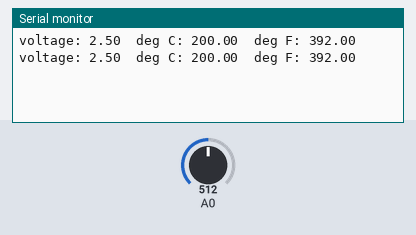
Bench run of a sketch on a simulated Arduino Leonardo, built with avr-gcc and run on an emulated ATmega32U4. Parts: the last lines printed to the serial monitor. Inputs (shaded band) come from the test bench; at power-on: A0 = 512.

Above: at 2.8 s.
2.9 s: A0 set to 716
At 4.5 s:
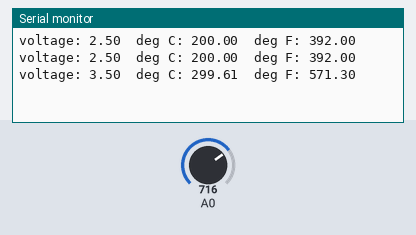
5.6 s: A0 set to 900
At 7.3 s:
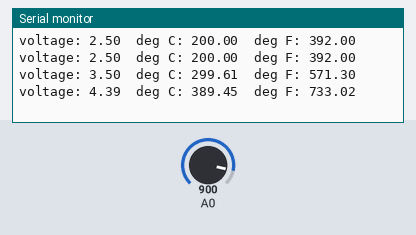
Timing chart, 0 to 8.8 s (numbered marks = the images above; inputs shaded):
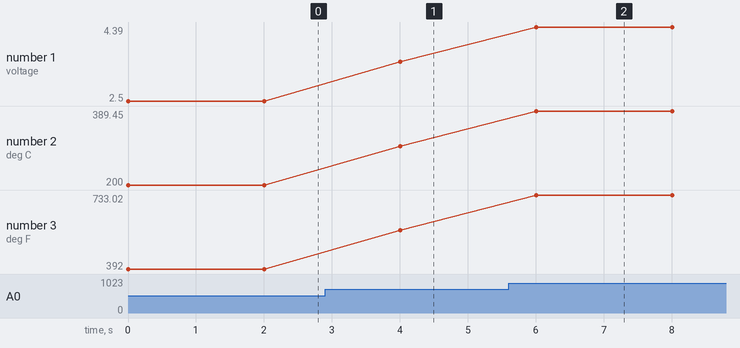

The sketch:

TempSensorTry4.ino
```cpp
int temperaturePin =0;
void setup() {
  Serial.begin(9600);
}
void loop() {
  float voltage, temperatureC, temperatureF;
  voltage = getVoltage(temperaturePin);
  temperatureC = (voltage-0.5)*100.0;
  temperatureF= temperatureC *(9.0/5.0)+32.0;

  Serial.print("voltage: ");
  Serial.print(voltage);
  Serial.print("  deg C: ");
  Serial.print(temperatureC);
  Serial.print("  deg F: ");
  Serial.println(temperatureF);
  delay(2000);
}

float getVoltage(int pin) {
  return (analogRead(pin) * (5.0/1024.0));
}
```

Measured:
- after the input at 2.9 s, the serial monitor: prints a new line after 1.1 s (image 1)
- after the input at 5.6 s, the serial monitor: prints a new line after 0.41 s (image 2)
- plotted number 1: 2.5 → 3.5 after the input at 2.9 s, 3.5 → 4.39 after the input at 5.6 s
- plotted number 2: 200 → 299.61 after the input at 2.9 s, 299.61 → 389.45 after the input at 5.6 s
- plotted number 3: 392 → 571.3 after the input at 2.9 s, 571.3 → 733.02 after the input at 5.6 s
